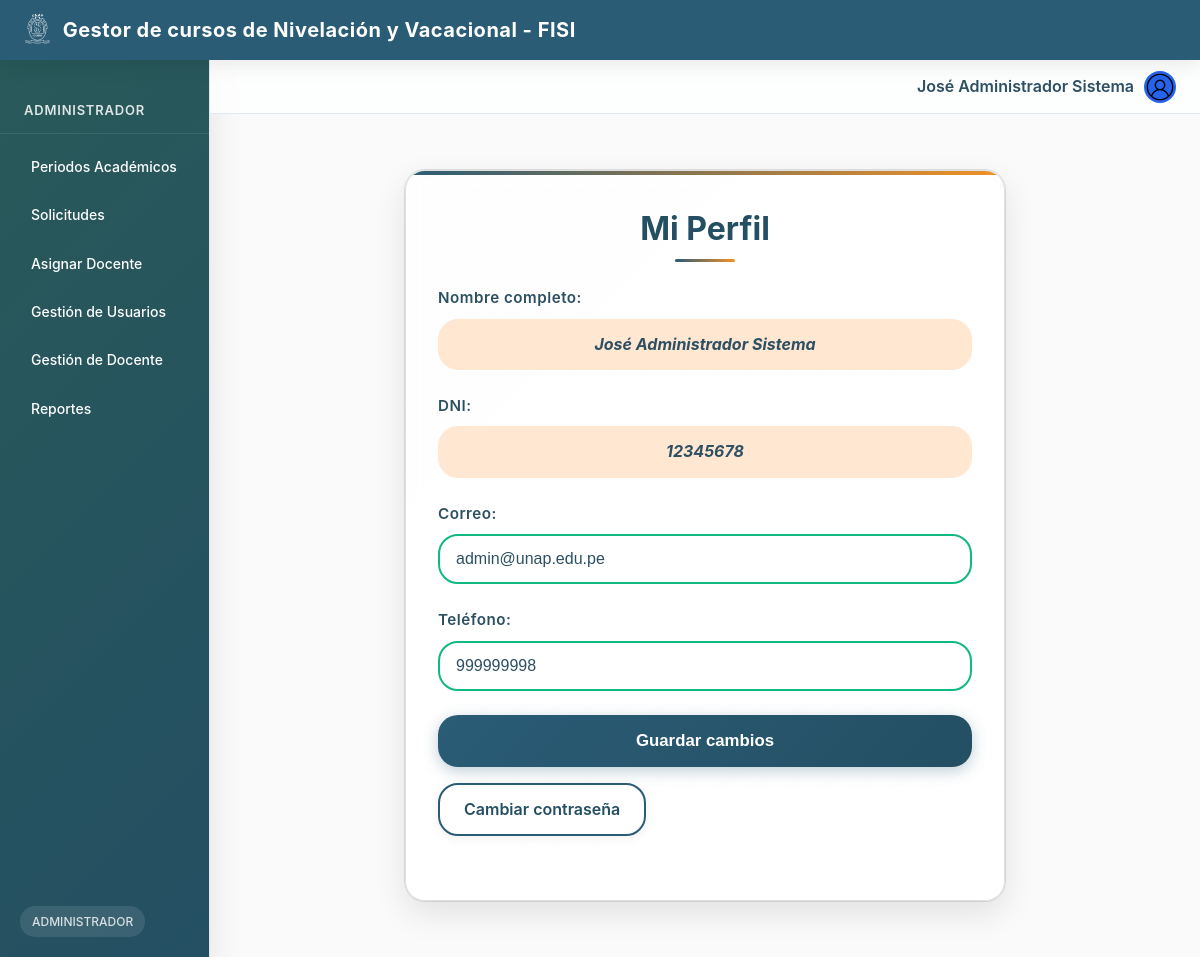
/estudiante/perfil.php (signed in), run on the app's committed database.
### tables this page shows
CREATE TABLE `usuarios` (
  `id` bigint(20) NOT NULL,
  `nombres` text NOT NULL,
  `apellido_paterno` text NOT NULL,
  `apellido_materno` text NOT NULL,
  `dni` text NOT NULL,
  `correo` text NOT NULL,
  `telefono` text DEFAULT NULL,
  `usuario` text NOT NULL,
  `contraseña` text NOT NULL,
  `rol_id` bigint(20) NOT NULL,
  `creado_en` timestamp NOT NULL DEFAULT current_timestamp()
);

### estudiante/controllers/PerfilController.php (called while the page is built, shortened)
<?php
require_once __DIR__ . '/../models/UsuarioModel.php';
class PerfilController {
    private UsuarioModel $usuarioModel;
    public function __construct(PDO $pdo) {
        $this->usuarioModel = new UsuarioModel($pdo);
    }
    public function index(): void {
        $usuario = $this->usuarioModel->obtenerPorId($_SESSION['usuario_id']);
        require_once __DIR__ . '/../views/perfil.php';
    }
}

### estudiante/models/UsuarioModel.php (called while the page is built, shortened)
<?php
class UsuarioModel {
    private PDO $pdo;
    public function __construct(PDO $pdo) {
        $this->pdo = $pdo;
    }
    public function obtenerPorId(int $id): ?array {
        $stmt = $this->pdo->prepare("SELECT * FROM usuarios WHERE id = ?");
        $stmt->execute([$id]);
        $usuario = $stmt->fetch(PDO::FETCH_ASSOC);
        return $usuario ?: null;
    }
}

### estudiante/views/perfil.php (the view, shortened to what this page needs)
<!DOCTYPE html>
<html lang="es">
<head>
  <link rel="stylesheet" href="<?= BASE_URL ?>assets/css/palette.css">
  <link rel="stylesheet" href="<?= BASE_URL ?>assets/css/main.css">
  <link rel="stylesheet" href="<?= BASE_URL ?>assets/css/perfil.css">
</head>
<body>
  <?php include __DIR__ . '/../../components/header_main.php'; ?>
  <?php include __DIR__ . '/../../components/sidebar.php'; ?>
  <?php include __DIR__ . '/../../components/header_user.php'; ?>
  <div class="dashboard-main">
    <div class="card" style="max-width: 600px; margin: 2rem auto; padding: 2rem;">
      <h2>Mi Perfil</h2>
      <form id="perfilForm" method="POST" action="perfil.php?action=actualizar">
        <div class="form-group">
          <label>Nombre completo:</label>
          <p><strong><?= $usuario['nombres'] ?> <?= $usuario['apellido_paterno'] ?> <?= $usuario['apellido_materno'] ?></strong></p>
        </div>
        <div class="form-group">
          <label>DNI:</label>
          <p><strong><?= $usuario['dni'] ?></strong></p>
        </div>
        <div class="form-group">
          <label for="correo">Correo:</label>
          <input type="email" name="correo" id="correo" value="<?= $usuario['correo'] ?>" required>
        </div>
        <div class="form-group">
          <label for="telefono">Teléfono:</label>
          <input type="text" name="telefono" id="telefono" value="<?= $usuario['telefono'] ?>" required pattern="\d{9}" title="Debe tener 9 dígitos">
        </div>
        <div class="form-group" style="margin-top: 1rem;">
          <button type="submit" class="btn-primary">Guardar cambios</button>
          <a href="perfil.php?action=cambiar_contraseña" class="btn-secondary">Cambiar contraseña</a>
        </div>
      </form>
    </div>
  </div>
</body>
</html>

### assets/css/palette.css (style rules this page uses)
:root { --color-background: #f5f7fa; --color-primary: #2A5C76; --color-primary-dark: #244f63; --color-secondary: #295959; --color-light-text: #eef1f1; --color-dark-text: #333; --color-muted-text: #6b6f73; --color-border: #dde1e4; --color-border-light: #e0e0e0; --color-shadow: #ccd0d5; --color-gray-light: #f1f3f5; --color-gray-hover: #f5f5f5; --color-accent: #f29226; --color-accent-light: #ffe7d2; --color-accent-focus: #fff6ef; --color-dark-bg: #232b38; --color-dark-bg-hover: #444a56; --color-error-text: #b71c1c; --color-error-bg: #ffeaea; --color-white: #fff; --color-login-bg: #f9faf9; --color-login-bg-alt: #f8faf9; --color-info: #17a2b8; --color-warning: #ffc107; --color-danger: #dc3545; --primary-color: #2563eb; --primary-hover: #1d4ed8; --secondary-color: #64748b; --success-color: #10b981; --danger-color: #ef4444; --warning-color: #f59e0b; --light-bg: #f8fafc; --card-bg: #ffffff; --border-color: #e2e8f0; --text-primary: #1e293b; --text-secondary: #64748b; --shadow-sm: 0 1px 2px 0 rgb(0 0 0 / 0.05); --shadow-md: 0 4px 6px -1px rgb(0 0 0 / 0.1), 0 2px 4px -2px rgb(0 0 0 / 0.1); --shadow-lg: 0 10px 15px -3px rgb(0 0 0 / 0.1), 0 4px 6px -4px rgb(0 0 0 / 0.1); --radius-sm: 0.375rem; --radius-md: 0.5rem; --radius-lg: 0.75rem; --card-bg: rgba(255, 255, 255, 0.8); --bg: #f5f7fa; --text-primary: #2c4f62; --color-light-text: #ffffff; --radius-sm: 0.5rem; --radius-lg: 1.25rem; --shadow-sm: 0 2px 12px rgba(0,0,0,.06); --shadow-md: 0 6px 20px rgba(0,0,0,.08); --shadow-lg: 0 12px 32px rgba(0,0,0,.1); }

### assets/css/main.css (style rules this page uses)
:root { --transition-fast: 150ms cubic-bezier(0.4, 0, 0.2, 1); --transition: 250ms cubic-bezier(0.4, 0, 0.2, 1); --transition-slow: 350ms cubic-bezier(0.4, 0, 0.2, 1); }
*, *::before, *::after { margin: 0; padding: 0; box-sizing: border-box; }
body { font-family: -apple-system, BlinkMacSystemFont, "Segoe UI", Roboto, "Helvetica Neue", Arial, sans-serif; background: var(--color-background, #f8fafc); color: var(--text-primary, #1e293b); line-height: 1.6; min-height: 100vh; animation: fadeIn var(--transition-slow); -webkit-font-smoothing: antialiased; -moz-osx-font-smoothing: grayscale; }
a { text-decoration: none; color: inherit; transition: color var(--transition-fast); }
.dashboard-main { margin-left: 210px; margin-top: 114px; padding: 24px; min-height: calc(100vh - 114px); background-color: var(--color-login-bg, var(--color-background, #f8fafc)); animation: fadeInUp var(--transition); }
.card { background: var(--card-bg, #ffffff); border-radius: var(--radius-lg, 8px); padding: 24px; box-shadow: var(--shadow-md, 0 4px 6px -1px rgba(0, 0, 0, 0.1)); transition: all var(--transition); animation: fadeInUp var(--transition-slow); border: 1px solid var(--border-color, #e2e8f0); }
p { text-align: center; color: var(--color-muted-text, var(--text-secondary, #64748b)); font-style: italic; margin-top: 2rem; }

### data on the page
usuarios: nombres "José", apellido_paterno "Administrador", apellido_materno "Sistema", dni "12345678", correo "admin@unap.edu.pe", telefono "999999998"

### other printed values
$role "ADMINISTRADOR"
$label "Periodos Académicos"
$label "Solicitudes"
$label "Asignar Docente"
$label "Gestión de Usuarios"
$label "Gestión de Docente"
$label "Reportes"
$_SESSION['usuario_nombre'] "José Administrador Sistema"
